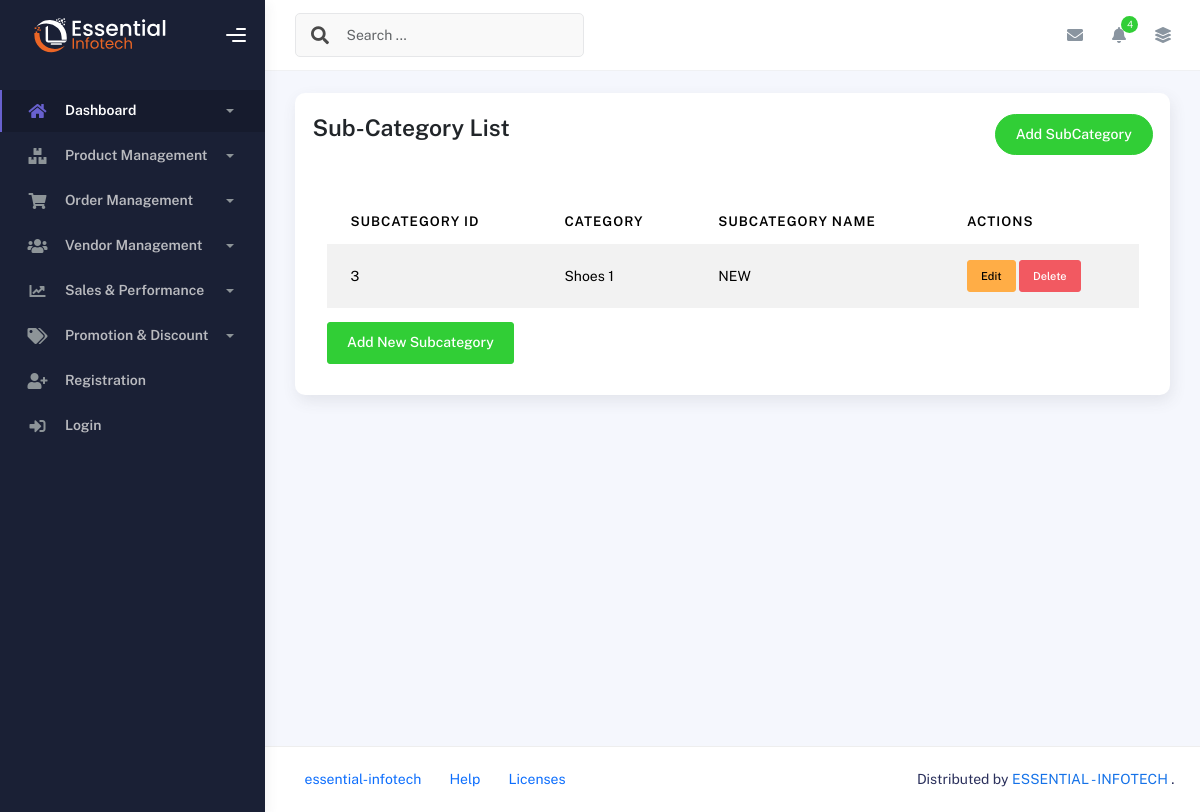
Page /product-management/subcategories/ on the committed database.
### product_management/models.py (models this page shows, shortened)
class SubCategory(models.Model):
    category = models.ForeignKey(Category, on_delete= models.CASCADE, related_name = 'subcategories')
    subcategory_name = models.CharField(max_length=255)
    subcategory_slug = models.SlugField(max_length=255)
    created_at = models.DateTimeField(auto_now_add=True)
    updated_at = models.DateTimeField(auto_now=True)

class Category(models.Model):
    category_name = models.CharField(max_length=255)
    category_slug = models.SlugField(max_length=255)
    category_image = models.ImageField(upload_to='category_images/', blank=True,null=True)
    created_at = models.DateTimeField(auto_now_add=True)
    updated_at = models.DateTimeField(auto_now=True)

### product_management/views.py (the view)
# urls.py: path('subcategories/', subcategory_list, name='subcategory-list'),
def subcategory_list(request):
    subcategories = SubCategory.objects.all()
    return render(request, 'product_management/subcategory.html',  {'subcategories': subcategories})

### templates/product_management/subcategory.html (shortened to what this page needs)
{% extends 'base.html' %}
{% block content %}
    <div class="container">
        <div class="page-inner">
            <div class="row">
                <div class="col-md-12">
                    <div class="card p-3">
                        <div class="page-header d-flex justify-content-between p-1">
                            <h3 class="fw-bold mb-3">Sub-Category List</h3>
                            <a href="{% url 'subcategory-form' %}" class="btn btn-success btn-round ms-auto text-white" style="text-decoration: none;">
                                Add SubCategory
                            </a>
                        </div>
                        <div class="card-body">
                            <div class="table-responsive">
                                <table id="subcategory-table" class="display table table-striped table-hover">
                                    <thead>
                                        <tr>
                                            <th>Subcategory ID</th>
                                            <th>Category</th>
                                            <th>Subcategory Name</th>
                                            <th>Actions</th>
                                        </tr>
                                    </thead>
                                    <tbody>
                                        {% for subcategory in subcategories %}
                                        <tr>
                                            <td>{{ subcategory.id }}</td>
                                            <td>{{ subcategory.category.category_name }}</td>
                                            <td>{{ subcategory.subcategory_name }}</td>
                                            <td>
                                                <a href="{% url 'subcategory-edit' subcategory.id %}" class="btn btn-warning btn-sm">Edit</a>
                                                <form action="{% url 'subcategory-delete' subcategory.id %}" method="post" style="display:inline;" onsubmit="return confirm('Are you sure you want to delete this subcategory?');">
                                                    <button type="submit" class="btn btn-danger btn-sm">Delete</button>
                                                </form>
                                            </td>
                                        </tr>
                                        {% empty %}
                                        <tr>
                                            <td colspan="4" class="text-center">No subcategories found.</td>
                                        </tr>
                                        {% endfor %}
                                    </tbody>
                                </table>
                            </div>
                            <a href="{% url 'subcategory-form' %}" class="btn btn-success">Add New Subcategory</a>
                        </div>
                    </div>
                </div>
            </div>
        </div>
    </div>
{% endblock %}

### rows in the picture
SubCategory: id "3", category.category_name "Shoes 1", subcategory_name "NEW"
